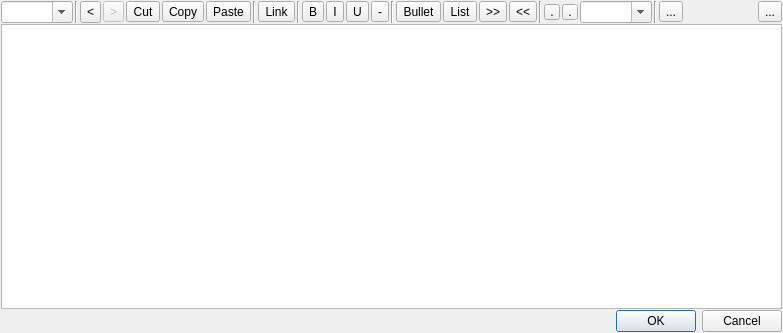
<?xml version="1.0" encoding="UTF-8"?>
<ui version="4.0">
 <class>MRichTextEdit</class>
 <widget class="QWidget" name="MRichTextEdit">
  <property name="geometry">
   <rect>
    <x>0</x>
    <y>0</y>
    <width>783</width>
    <height>333</height>
   </rect>
  </property>
  <property name="windowTitle">
   <string notr="true"/>
  </property>
  <layout class="QVBoxLayout" name="verticalLayout">
   <property name="spacing">
    <number>1</number>
   </property>
   <property name="leftMargin">
    <number>1</number>
   </property>
   <property name="topMargin">
    <number>1</number>
   </property>
   <property name="rightMargin">
    <number>1</number>
   </property>
   <property name="bottomMargin">
    <number>1</number>
   </property>
   <item>
    <widget class="QWidget" name="f_toolbar" native="true">
     <layout class="QHBoxLayout" name="horizontalLayout">
      <property name="spacing">
       <number>2</number>
      </property>
      <property name="leftMargin">
       <number>0</number>
      </property>
      <property name="topMargin">
       <number>0</number>
      </property>
      <property name="rightMargin">
       <number>0</number>
      </property>
      <property name="bottomMargin">
       <number>0</number>
      </property>
      <item>
       <widget class="QComboBox" name="f_paragraph">
        <property name="focusPolicy">
         <enum>Qt::ClickFocus</enum>
        </property>
        <property name="toolTip">
         <string>Paragraph formatting</string>
        </property>
        <property name="editable">
         <bool>true</bool>
        </property>
       </widget>
      </item>
      <item>
       <widget class="Line" name="line_4">
        <property name="orientation">
         <enum>Qt::Vertical</enum>
        </property>
       </widget>
      </item>
      <item>
       <widget class="QToolButton" name="f_undo">
        <property name="enabled">
         <bool>true</bool>
        </property>
        <property name="sizePolicy">
         <sizepolicy hsizetype="Preferred" vsizetype="Preferred">
          <horstretch>0</horstretch>
          <verstretch>0</verstretch>
         </sizepolicy>
        </property>
        <property name="focusPolicy">
         <enum>Qt::ClickFocus</enum>
        </property>
        <property name="toolTip">
         <string>Undo (CTRL+Z)</string>
        </property>
        <property name="text">
         <string>&lt;</string>
        </property>
        <property name="iconSize">
         <size>
          <width>16</width>
          <height>16</height>
         </size>
        </property>
       </widget>
      </item>
      <item>
       <widget class="QToolButton" name="f_redo">
        <property name="enabled">
         <bool>false</bool>
        </property>
        <property name="focusPolicy">
         <enum>Qt::ClickFocus</enum>
        </property>
        <property name="toolTip">
         <string>Redo</string>
        </property>
        <property name="text">
         <string>&gt;</string>
        </property>
        <property name="iconSize">
         <size>
          <width>16</width>
          <height>16</height>
         </size>
        </property>
       </widget>
      </item>
      <item>
       <widget class="QToolButton" name="f_cut">
        <property name="focusPolicy">
         <enum>Qt::ClickFocus</enum>
        </property>
        <property name="toolTip">
         <string>Cut (CTRL+X)</string>
        </property>
        <property name="text">
         <string>Cut</string>
        </property>
        <property name="iconSize">
         <size>
          <width>16</width>
          <height>16</height>
         </size>
        </property>
       </widget>
      </item>
      <item>
       <widget class="QToolButton" name="f_copy">
        <property name="focusPolicy">
         <enum>Qt::ClickFocus</enum>
        </property>
        <property name="toolTip">
         <string>Copy (CTRL+C)</string>
        </property>
        <property name="text">
         <string>Copy</string>
        </property>
        <property name="iconSize">
         <size>
          <width>16</width>
          <height>16</height>
         </size>
        </property>
       </widget>
      </item>
      <item>
       <widget class="QToolButton" name="f_paste">
        <property name="focusPolicy">
         <enum>Qt::ClickFocus</enum>
        </property>
        <property name="toolTip">
         <string>Paste (CTRL+V)</string>
        </property>
        <property name="text">
         <string>Paste</string>
        </property>
        <property name="iconSize">
         <size>
          <width>16</width>
          <height>16</height>
         </size>
        </property>
       </widget>
      </item>
      <item>
       <widget class="Line" name="line">
        <property name="orientation">
         <enum>Qt::Vertical</enum>
        </property>
       </widget>
      </item>
      <item>
       <widget class="QToolButton" name="f_link">
        <property name="focusPolicy">
         <enum>Qt::ClickFocus</enum>
        </property>
        <property name="toolTip">
         <string>Link (CTRL+L)</string>
        </property>
        <property name="text">
         <string>Link</string>
        </property>
        <property name="iconSize">
         <size>
          <width>16</width>
          <height>16</height>
         </size>
        </property>
        <property name="checkable">
         <bool>true</bool>
        </property>
       </widget>
      </item>
      <item>
       <widget class="Line" name="line_3">
        <property name="orientation">
         <enum>Qt::Vertical</enum>
        </property>
       </widget>
      </item>
      <item>
       <widget class="QToolButton" name="f_bold">
        <property name="focusPolicy">
         <enum>Qt::ClickFocus</enum>
        </property>
        <property name="toolTip">
         <string notr="true">Bold (CTRL+B)</string>
        </property>
        <property name="text">
         <string>B</string>
        </property>
        <property name="iconSize">
         <size>
          <width>16</width>
          <height>16</height>
         </size>
        </property>
        <property name="checkable">
         <bool>true</bool>
        </property>
       </widget>
      </item>
      <item>
       <widget class="QToolButton" name="f_italic">
        <property name="focusPolicy">
         <enum>Qt::ClickFocus</enum>
        </property>
        <property name="toolTip">
         <string>Italic (CTRL+I)</string>
        </property>
        <property name="text">
         <string>I</string>
        </property>
        <property name="iconSize">
         <size>
          <width>16</width>
          <height>16</height>
         </size>
        </property>
        <property name="checkable">
         <bool>true</bool>
        </property>
       </widget>
      </item>
      <item>
       <widget class="QToolButton" name="f_underline">
        <property name="focusPolicy">
         <enum>Qt::ClickFocus</enum>
        </property>
        <property name="toolTip">
         <string>Underline (CTRL+U)</string>
        </property>
        <property name="text">
         <string>U</string>
        </property>
        <property name="iconSize">
         <size>
          <width>16</width>
          <height>16</height>
         </size>
        </property>
        <property name="checkable">
         <bool>true</bool>
        </property>
       </widget>
      </item>
      <item>
       <widget class="QToolButton" name="f_strikeout">
        <property name="text">
         <string>-</string>
        </property>
        <property name="checkable">
         <bool>true</bool>
        </property>
       </widget>
      </item>
      <item>
       <widget class="Line" name="line_5">
        <property name="orientation">
         <enum>Qt::Vertical</enum>
        </property>
       </widget>
      </item>
      <item>
       <widget class="QToolButton" name="f_list_bullet">
        <property name="focusPolicy">
         <enum>Qt::ClickFocus</enum>
        </property>
        <property name="toolTip">
         <string>Bullet list (CTRL+-)</string>
        </property>
        <property name="text">
         <string>Bullet</string>
        </property>
        <property name="iconSize">
         <size>
          <width>16</width>
          <height>16</height>
         </size>
        </property>
        <property name="checkable">
         <bool>true</bool>
        </property>
       </widget>
      </item>
      <item>
       <widget class="QToolButton" name="f_list_ordered">
        <property name="focusPolicy">
         <enum>Qt::ClickFocus</enum>
        </property>
        <property name="toolTip">
         <string>Ordered list (CTRL+=)</string>
        </property>
        <property name="text">
         <string>List</string>
        </property>
        <property name="iconSize">
         <size>
          <width>16</width>
          <height>16</height>
         </size>
        </property>
        <property name="checkable">
         <bool>true</bool>
        </property>
       </widget>
      </item>
      <item>
       <widget class="QToolButton" name="f_indent_dec">
        <property name="focusPolicy">
         <enum>Qt::ClickFocus</enum>
        </property>
        <property name="toolTip">
         <string>Decrease indentation (CTRL+,)</string>
        </property>
        <property name="text">
         <string>&gt;&gt;</string>
        </property>
        <property name="iconSize">
         <size>
          <width>16</width>
          <height>16</height>
         </size>
        </property>
       </widget>
      </item>
      <item>
       <widget class="QToolButton" name="f_indent_inc">
        <property name="focusPolicy">
         <enum>Qt::ClickFocus</enum>
        </property>
        <property name="toolTip">
         <string>Increase indentation (CTRL+.)</string>
        </property>
        <property name="text">
         <string>&lt;&lt;</string>
        </property>
        <property name="iconSize">
         <size>
          <width>16</width>
          <height>16</height>
         </size>
        </property>
       </widget>
      </item>
      <item>
       <widget class="Line" name="line_2">
        <property name="orientation">
         <enum>Qt::Vertical</enum>
        </property>
       </widget>
      </item>
      <item>
       <widget class="QToolButton" name="f_fgcolor">
        <property name="minimumSize">
         <size>
          <width>16</width>
          <height>16</height>
         </size>
        </property>
        <property name="maximumSize">
         <size>
          <width>16</width>
          <height>16</height>
         </size>
        </property>
        <property name="focusPolicy">
         <enum>Qt::ClickFocus</enum>
        </property>
        <property name="toolTip">
         <string>Text foreground color</string>
        </property>
        <property name="text">
         <string>.</string>
        </property>
        <property name="iconSize">
         <size>
          <width>16</width>
          <height>16</height>
         </size>
        </property>
       </widget>
      </item>
      <item>
       <widget class="QToolButton" name="f_bgcolor">
        <property name="minimumSize">
         <size>
          <width>16</width>
          <height>16</height>
         </size>
        </property>
        <property name="maximumSize">
         <size>
          <width>16</width>
          <height>16</height>
         </size>
        </property>
        <property name="focusPolicy">
         <enum>Qt::ClickFocus</enum>
        </property>
        <property name="toolTip">
         <string>Text background color</string>
        </property>
        <property name="text">
         <string>.</string>
        </property>
        <property name="iconSize">
         <size>
          <width>16</width>
          <height>16</height>
         </size>
        </property>
       </widget>
      </item>
      <item>
       <widget class="QComboBox" name="f_fontsize">
        <property name="focusPolicy">
         <enum>Qt::ClickFocus</enum>
        </property>
        <property name="toolTip">
         <string>Font size</string>
        </property>
        <property name="editable">
         <bool>true</bool>
        </property>
       </widget>
      </item>
      <item>
       <widget class="Line" name="line_6">
        <property name="orientation">
         <enum>Qt::Vertical</enum>
        </property>
       </widget>
      </item>
      <item>
       <widget class="QToolButton" name="f_image">
        <property name="text">
         <string notr="true">...</string>
        </property>
       </widget>
      </item>
      <item>
       <spacer name="horizontalSpacer">
        <property name="orientation">
         <enum>Qt::Horizontal</enum>
        </property>
        <property name="sizeHint" stdset="0">
         <size>
          <width>40</width>
          <height>20</height>
         </size>
        </property>
       </spacer>
      </item>
      <item>
       <widget class="QToolButton" name="f_menu">
        <property name="text">
         <string>...</string>
        </property>
       </widget>
      </item>
     </layout>
     <zorder>f_paragraph</zorder>
     <zorder>line_4</zorder>
     <zorder>f_undo</zorder>
     <zorder>f_redo</zorder>
     <zorder>f_cut</zorder>
     <zorder>f_copy</zorder>
     <zorder>f_paste</zorder>
     <zorder>line</zorder>
     <zorder>f_link</zorder>
     <zorder>line_3</zorder>
     <zorder>f_italic</zorder>
     <zorder>f_underline</zorder>
     <zorder>line_2</zorder>
     <zorder>f_fontsize</zorder>
     <zorder>line_5</zorder>
     <zorder>f_list_bullet</zorder>
     <zorder>f_list_ordered</zorder>
     <zorder>f_indent_dec</zorder>
     <zorder>f_indent_inc</zorder>
     <zorder>f_bold</zorder>
     <zorder>f_bgcolor</zorder>
     <zorder>f_strikeout</zorder>
     <zorder>f_image</zorder>
     <zorder>line_6</zorder>
     <zorder>f_menu</zorder>
     <zorder>f_fgcolor</zorder>
    </widget>
   </item>
   <item>
    <widget class="MTextEdit" name="f_textedit">
     <property name="autoFormatting">
      <set>QTextEdit::AutoNone</set>
     </property>
     <property name="tabChangesFocus">
      <bool>true</bool>
     </property>
    </widget>
   </item>
   <item>
    <widget class="QDialogButtonBox" name="dialog_buttons">
     <property name="standardButtons">
      <set>QDialogButtonBox::Cancel|QDialogButtonBox::Ok</set>
     </property>
     <property name="centerButtons">
      <bool>false</bool>
     </property>
    </widget>
   </item>
  </layout>
 </widget>
 <customwidgets>
  <customwidget>
   <class>MTextEdit</class>
   <extends>QTextEdit</extends>
   <header>mtextedit.h</header>
  </customwidget>
 </customwidgets>
 <tabstops>
  <tabstop>f_textedit</tabstop>
  <tabstop>f_strikeout</tabstop>
  <tabstop>f_image</tabstop>
  <tabstop>f_menu</tabstop>
 </tabstops>
 <resources/>
 <connections/>
</ui>
